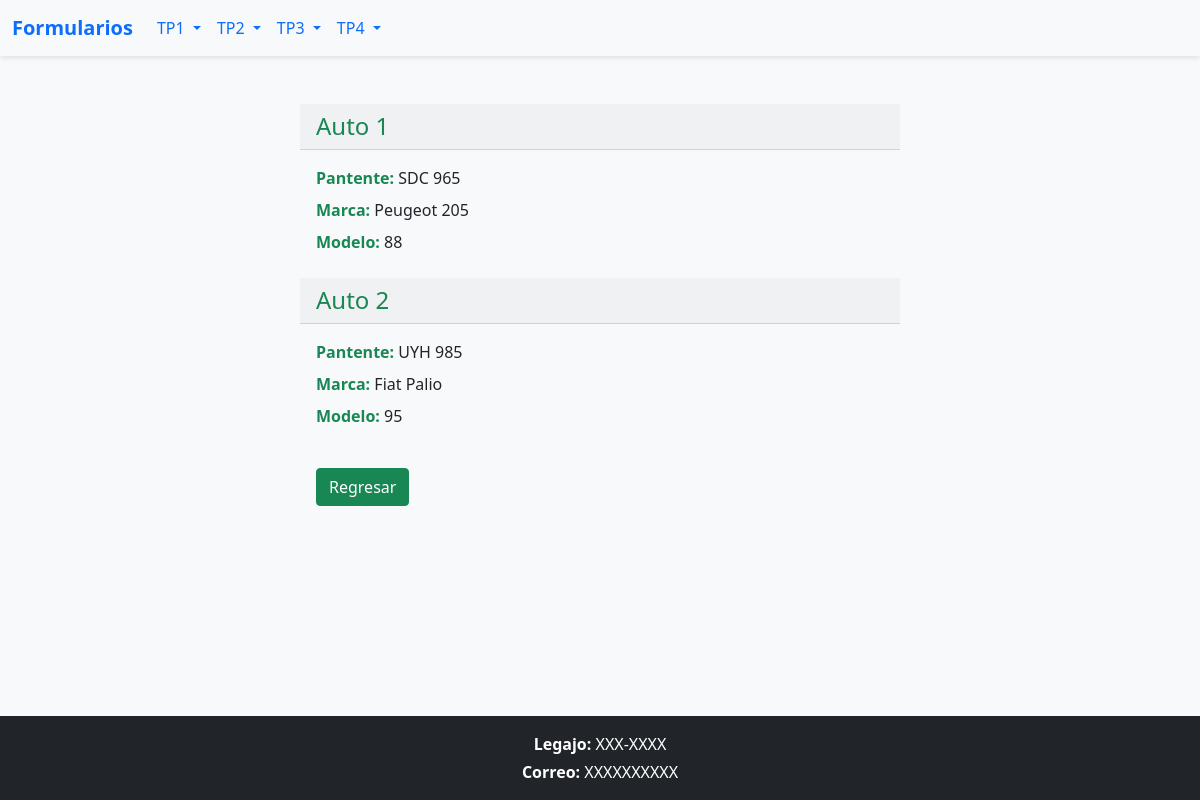
/?page=autosPersona&&dni=30875962, run on the app's committed database.
### tables this page shows
CREATE TABLE auto (
  Patente varchar(10) NOT NULL,
  Marca varchar(50) NOT NULL,
  Modelo int(11) NOT NULL,
  DniDuenio varchar(10) NOT NULL,
  PRIMARY KEY  (Patente)
);

### util/funciones.php (called while the page is built, shortened)
<?php
spl_autoload_register(function($class_name) {
    $dirs = [
        $_SESSION['ROOT'] . 'modelo/',
        $_SESSION['ROOT'] . 'modelo/conexion/',
        $_SESSION['ROOT'] . 'control/',
        $_SESSION['ROOT'] . 'control/1/',
        $_SESSION['ROOT'] . 'control/2/',
        $_SESSION['ROOT'] . 'control/3/',
        $_SESSION['ROOT'] . 'control/4/',
    ];
    foreach ($dirs as $dir) {
        $path = $dir . $class_name . '.php';
        if (file_exists($path)) {
            return;
        }
    }
});
?>

### control/4/controlPersona.php (called while the page is built, shortened)
<?php
class controlPersona{
    public function listadoAutosPersona($dni){
        $a = new controlAuto();
        $list = $a->listarAutos();
        $autosPersona = [];
        if($list != null){
            foreach ($list as $aut){
                if($aut["DniDuenio"] == $dni){
                    $cant = count($autosPersona);
                    $autosPersona[$cant] = $aut;
                }
            }
        }
        return $autosPersona;
    }
}

### modelo/tablaAuto.php (called while the page is built, shortened)
<?php
class tablaAuto {
    public function selecionarAuto(){
        $bd = new BaseDatos();
        $resp = null;
        $sql = "SELECT * FROM auto";
        $resulBusq = $bd->query($sql);
        if($resulBusq) {
            $resp = $resulBusq->fetchAll(PDO::FETCH_ASSOC);
        }
        return $resp;
    }
}

### control/4/controlAuto.php (called while the page is built, shortened)
<?php
class controlAuto{
    public function listarAutos(){
        $a = new tablaAuto("", "", "", "");
        $list = $a->selecionarAuto();
        return $list;
    }
}

### control/4/accionListarPersonas.php (the view, shortened to what this page needs)
<?php
function mostrarAutosPers(){
    $dni = $_GET['dni'] ?? null;
    $p = new controlPersona();
    $list = $p->listadoAutosPersona($dni);
    $mensaje = "";
    $a = 0;
    foreach ($list as $aut){
        $a++;
        $mensaje .= "<div class='card-header text-success'>
                        <h1 class='h4 mb-0'>Auto $a</h1>
                    </div>
                    <div class='card-body text-success'>
                        <p class='mb-2'><strong>Pantente:</strong> <span class='text-dark'>".$aut['Patente']."</span></p>
                        <p class='mb-2'><strong>Marca:</strong> <span class='text-dark'>".$aut['Marca']."</span></p>
                        <p class='mb-2'><strong>Modelo:</strong> <span class='text-dark'>".$aut['Modelo']."</span></p>
                    </div>";
    }
    $mensaje .= "<div class='card-body text-success'>
                        <input type='button' value='Regresar'class='btn btn-success' onclick='history.back()'>
                    </div>";
    return $mensaje;
}

### data on the page
auto: Patente "SDC 965", Marca "Peugeot 205", Modelo "88"
auto: Patente "UYH 985", Marca "Fiat Palio", Modelo "95"
